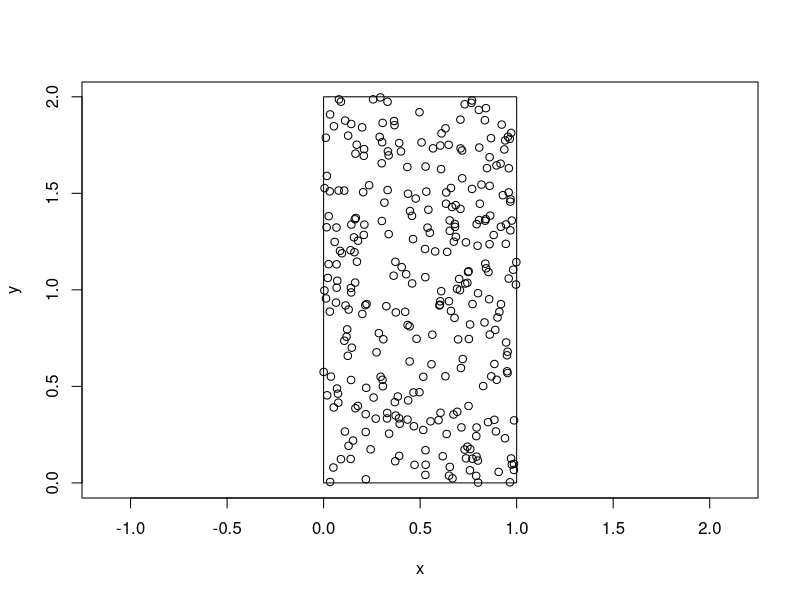
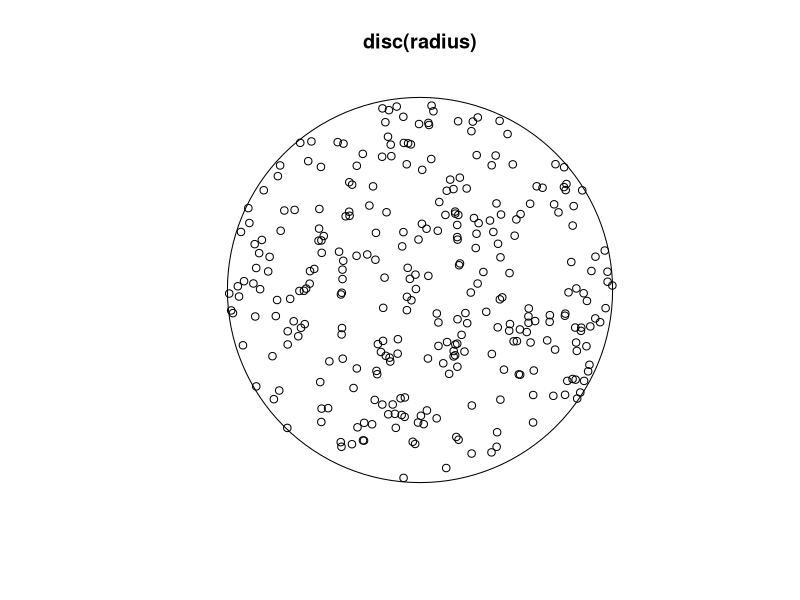
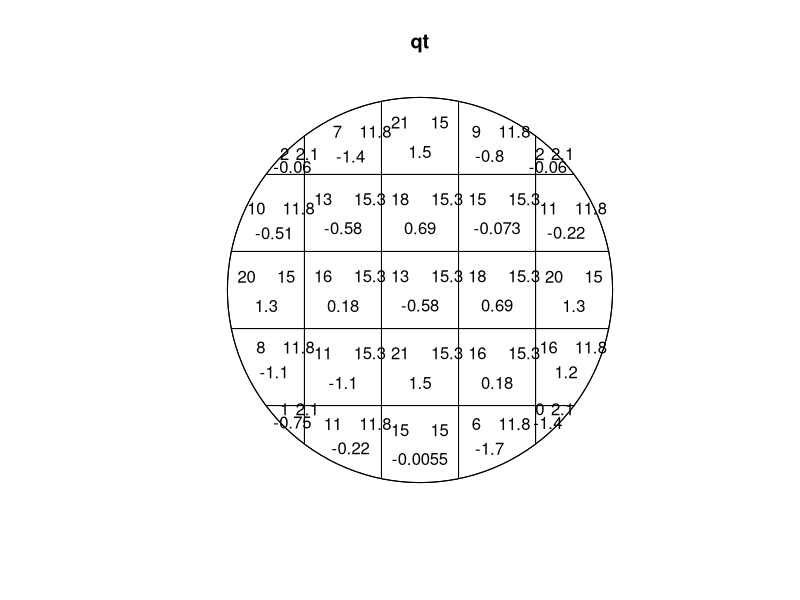
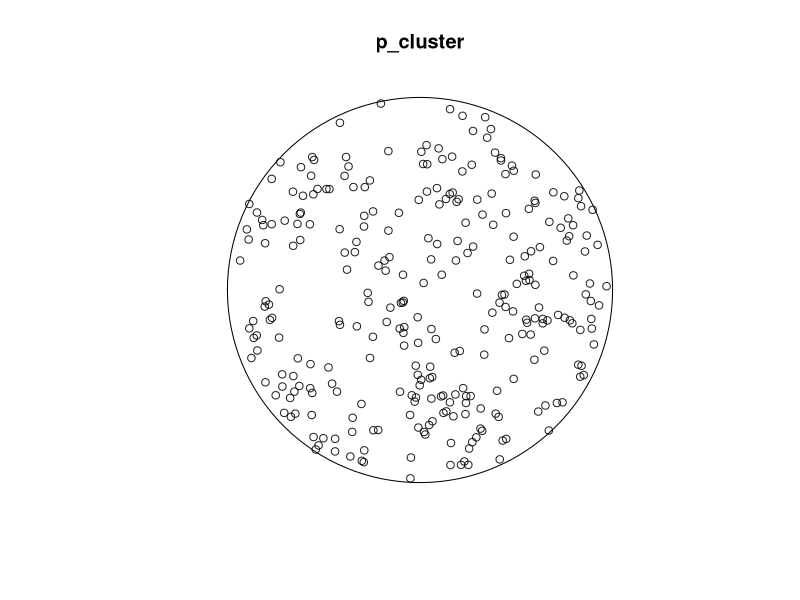
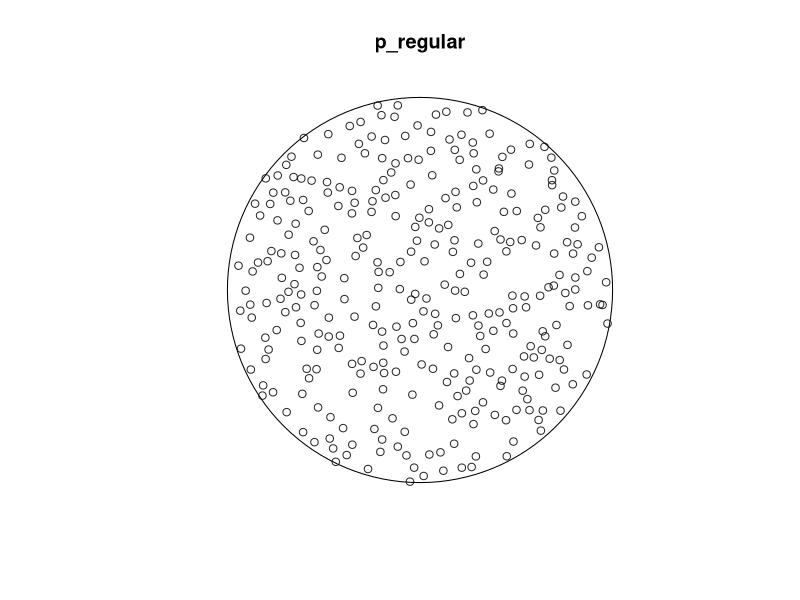

R code for these plots, in order:
## ---- chunk 1
knitr::opts_chunk$set(echo = TRUE)
## ---- chunk 2
#Libraries used: spatstat
#This is a basic spatial stats package with good documentation, and a focus on simulating and analyzing
#point patterns. A basic list of its functions and capabilities can be found here: https://spatstat.org/resources/spatstatQuickref.pdf

#load your data - which datasets do you need?
#I'll be working with simulated point data to demonstrate some point pattern analyses. In order
#to do this, I'll create a plot with points within it, and then use spatial tests to investigate point patterns. Finally, I'll bring in sample data I've made of points near my study sites, and use the tests on this data as well. 

###The simulated data will be:
#Points in a rectangular window 
#points in a circular window

###The sample data will be:
#a shapefile called 'DeviationPoints', and will represent points where informal trails deviate from established roads and trails. 


#Analysis/processing step 2 - what are you hoping to do here, why? 
#I will test the data to see if it is clustered or regular 
#-->I would like to see if I can identify clusters themselves, and have a data output showing me which sites are clustered with each other. Maybe I'll use K means to do this??


#Check the outcomes? How will you know if your steps worked?
#One way I could test my outcomes is to map the points
#If I can identify distinct clusters, I could use colors or symbols to show which points are assigned to which clusters.

# 
## ---- chunk 3

## ---- chunk 4

## ---- chunk 5
#Making uniform density patterns:

#Starting with doing it in a rectangle.
# The number of points to create
n <- 300

# Set the range
xmin <- 0
xmax <- 1
ymin <- 0
ymax <- 2

# Sample from a Uniform distribution
x <- runif(n, xmin, xmax)
y <- runif(n, ymin, ymax )


# Plot points and a rectangle
# The aspect ratio of the boundary rectangle is 2 
# (it is twice as tall as wide), but the aspect ratio of the
# coordinates needs to be 1 so the rectangle appears that way.


# Plot points and a rectangle

mapxy <- function(a = NA){
  plot(x, y, asp = a)
  rect(xmin, ymin, xmax, ymax)
}

mapxy(1)

#-----generating x number of random points in a circle-------#
#plot circle with random points in it
# Load the spatstat package
library(spatstat)

# Create this many points, in a circle of this radius
n_points <- 300
radius <- 10

# Generate uniform random numbers up to radius-squared
r_squared <- runif(n_points, 0, radius^2)
angle <- runif(n_points, 0, 2*pi)

# Take the square root of the values to get a uniform spatial distribution
xx <- sqrt(r_squared)* cos(angle)
yy <- sqrt(r_squared) * sin(angle)

plot(disc(radius)); points(xx, yy)

#Organize the data - what form should the data be in? A list? how many elements, a data frame? how many rows and columns?

####I'll list simulated data in different forms here, and then demonstrate a test :
#random 
#clustered 
#inhibitory/regular

#Analysis/processing step 1 - what are you hoping to do here, why? 

#I'm going to do a basic test for uniformity of points. This is a simple point pattern analysis to try, and a good thing to screen point data for. 

#Testing for uniformity of points in a circle
# Define variables
#variables here are sourced from the sphere above, but needed for this analysis are:
#x - the, x coordinate
#y, the y coordinate
#window, the planar extent

# Set coordinates and window
ppxy <- ppp(x = xx, y = yy, window = disc(radius))

# Test the point pattern
qt <- quadrat.test(ppxy)

# View the results
plot(qt)
print(qt)

### Simulating clustered and regular point distributions
### Will use a function for a Thomas process for the clustered points, and a function for a 
### Straus process for the regular distribution

# Create a disc of radius 10, for the window space
disc10 <- disc(10)

# Generate clustered points from a Thomas process
set.seed(123)
p_cluster <- rThomas(kappa = 0.35, scale = 1, mu = 3, win = disc10)
plot(p_cluster)

# Run a quadrat test -- and this time test against an alt. hypothesis that the points are
#clustered
quadrat.test(p_cluster, alternative = "clustered")

# Regular points from a Strauss process
set.seed(123)
p_regular <- rStrauss(beta = 2.9, gamma = 0.025, R = .5, W = disc10)
plot(p_regular)

# Run a quadrat test, and in this case set the alternative hypothesis to specifically be 
#that the points are regularly distributed
quadrat.test(p_regular, alternative = "regular")
